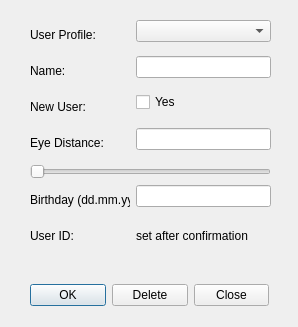
<?xml version="1.0" encoding="UTF-8"?>
<ui version="4.0">
 <class>userManagement</class>
 <widget class="QDialog" name="userManagement">
  <property name="geometry">
   <rect>
    <x>0</x>
    <y>0</y>
    <width>298</width>
    <height>327</height>
   </rect>
  </property>
  <property name="windowTitle">
   <string>Manage User Profiles</string>
  </property>
  <widget class="QWidget" name="formLayoutWidget">
   <property name="geometry">
    <rect>
     <x>30</x>
     <y>20</y>
     <width>241</width>
     <height>251</height>
    </rect>
   </property>
   <layout class="QFormLayout" name="formLayout">
    <property name="fieldGrowthPolicy">
     <enum>QFormLayout::AllNonFixedFieldsGrow</enum>
    </property>
    <item row="0" column="0">
     <widget class="QLabel" name="userLBL">
      <property name="minimumSize">
       <size>
        <width>90</width>
        <height>30</height>
       </size>
      </property>
      <property name="maximumSize">
       <size>
        <width>90</width>
        <height>30</height>
       </size>
      </property>
      <property name="text">
       <string>User Profile:</string>
      </property>
     </widget>
    </item>
    <item row="0" column="1">
     <widget class="QComboBox" name="userCBX"/>
    </item>
    <item row="1" column="0">
     <widget class="QLabel" name="userNameLBL">
      <property name="minimumSize">
       <size>
        <width>80</width>
        <height>30</height>
       </size>
      </property>
      <property name="maximumSize">
       <size>
        <width>80</width>
        <height>30</height>
       </size>
      </property>
      <property name="baseSize">
       <size>
        <width>0</width>
        <height>0</height>
       </size>
      </property>
      <property name="text">
       <string>Name:</string>
      </property>
     </widget>
    </item>
    <item row="1" column="1">
     <widget class="QLineEdit" name="userNameTXT"/>
    </item>
    <item row="2" column="0">
     <widget class="QLabel" name="userNewLBL">
      <property name="minimumSize">
       <size>
        <width>80</width>
        <height>30</height>
       </size>
      </property>
      <property name="maximumSize">
       <size>
        <width>80</width>
        <height>30</height>
       </size>
      </property>
      <property name="baseSize">
       <size>
        <width>0</width>
        <height>0</height>
       </size>
      </property>
      <property name="text">
       <string>New User:</string>
      </property>
     </widget>
    </item>
    <item row="2" column="1">
     <widget class="QCheckBox" name="userNewCB">
      <property name="text">
       <string>Yes</string>
      </property>
     </widget>
    </item>
    <item row="3" column="0">
     <widget class="QLabel" name="userParamLBL_1">
      <property name="minimumSize">
       <size>
        <width>80</width>
        <height>30</height>
       </size>
      </property>
      <property name="maximumSize">
       <size>
        <width>80</width>
        <height>30</height>
       </size>
      </property>
      <property name="baseSize">
       <size>
        <width>0</width>
        <height>0</height>
       </size>
      </property>
      <property name="text">
       <string>Eye Distance:</string>
      </property>
     </widget>
    </item>
    <item row="3" column="1">
     <widget class="QLineEdit" name="eyeDistTXT"/>
    </item>
    <item row="5" column="0">
     <widget class="QLabel" name="userParamLBL_2">
      <property name="minimumSize">
       <size>
        <width>80</width>
        <height>30</height>
       </size>
      </property>
      <property name="maximumSize">
       <size>
        <width>100</width>
        <height>30</height>
       </size>
      </property>
      <property name="text">
       <string>Birthday (dd.mm.yy):</string>
      </property>
     </widget>
    </item>
    <item row="5" column="1">
     <widget class="QLineEdit" name="birthdayTXT"/>
    </item>
    <item row="6" column="0">
     <widget class="QLabel" name="userParamLBL_3">
      <property name="minimumSize">
       <size>
        <width>80</width>
        <height>30</height>
       </size>
      </property>
      <property name="maximumSize">
       <size>
        <width>80</width>
        <height>30</height>
       </size>
      </property>
      <property name="text">
       <string>User ID:</string>
      </property>
     </widget>
    </item>
    <item row="6" column="1">
     <widget class="QLabel" name="idLBL">
      <property name="text">
       <string>set after confirmation</string>
      </property>
     </widget>
    </item>
    <item row="4" column="0" colspan="2">
     <widget class="QSlider" name="eyeDistSlider">
      <property name="orientation">
       <enum>Qt::Horizontal</enum>
      </property>
     </widget>
    </item>
   </layout>
  </widget>
  <widget class="QWidget" name="horizontalLayoutWidget">
   <property name="geometry">
    <rect>
     <x>30</x>
     <y>280</y>
     <width>239</width>
     <height>31</height>
    </rect>
   </property>
   <layout class="QHBoxLayout" name="horizontalLayout">
    <item>
     <widget class="QPushButton" name="okCMDB">
      <property name="text">
       <string>OK</string>
      </property>
     </widget>
    </item>
    <item>
     <widget class="QPushButton" name="delCMDB">
      <property name="text">
       <string>Delete</string>
      </property>
     </widget>
    </item>
    <item>
     <widget class="QPushButton" name="closeCMDB">
      <property name="text">
       <string>Close</string>
      </property>
     </widget>
    </item>
   </layout>
  </widget>
 </widget>
 <resources/>
 <connections/>
</ui>
